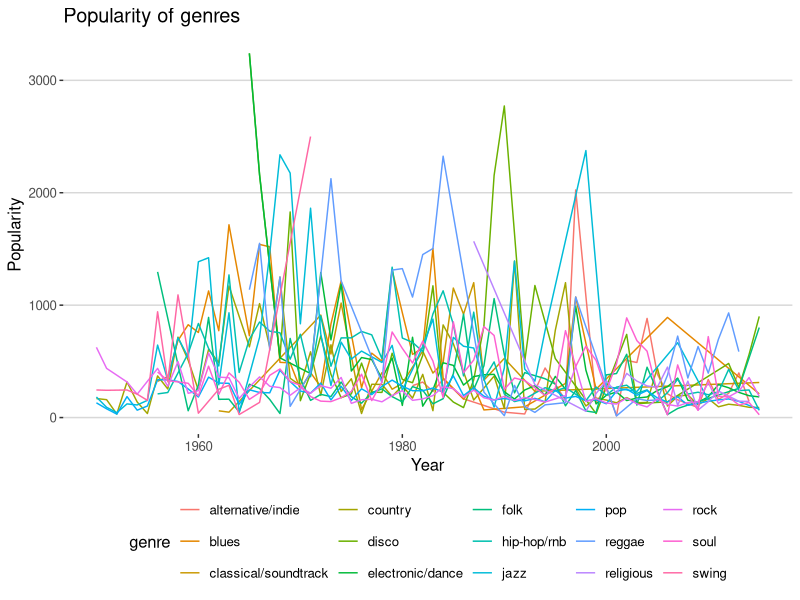

R code for this plot: (Note: this script raises an error after producing the figure.)
## ---- chunk 1
library(tidyverse)
library(ggthemes)
## ---- chunk 2
billboard <- read_csv("billboard.csv")
## ---- chunk 3
billboard_plot <- billboard %>%
  group_by(genre, year) %>%
  mutate(
    popularity = pos/count
  ) %>%
  summarize(
    popularity = sum(popularity),
    total_count = sum(count)
  ) %>%
  mutate(
    popularity = popularity / total_count
  )
## ---- chunk 4
ggplot(billboard_plot) +
  geom_line(mapping = aes(x = year, y = popularity, color = genre)) +
  theme_hc() +
  xlab("Year") + ylab("Popularity") + 
  ggtitle("Popularity of genres") +
  ggsave("billboard_genres.pdf")
  
